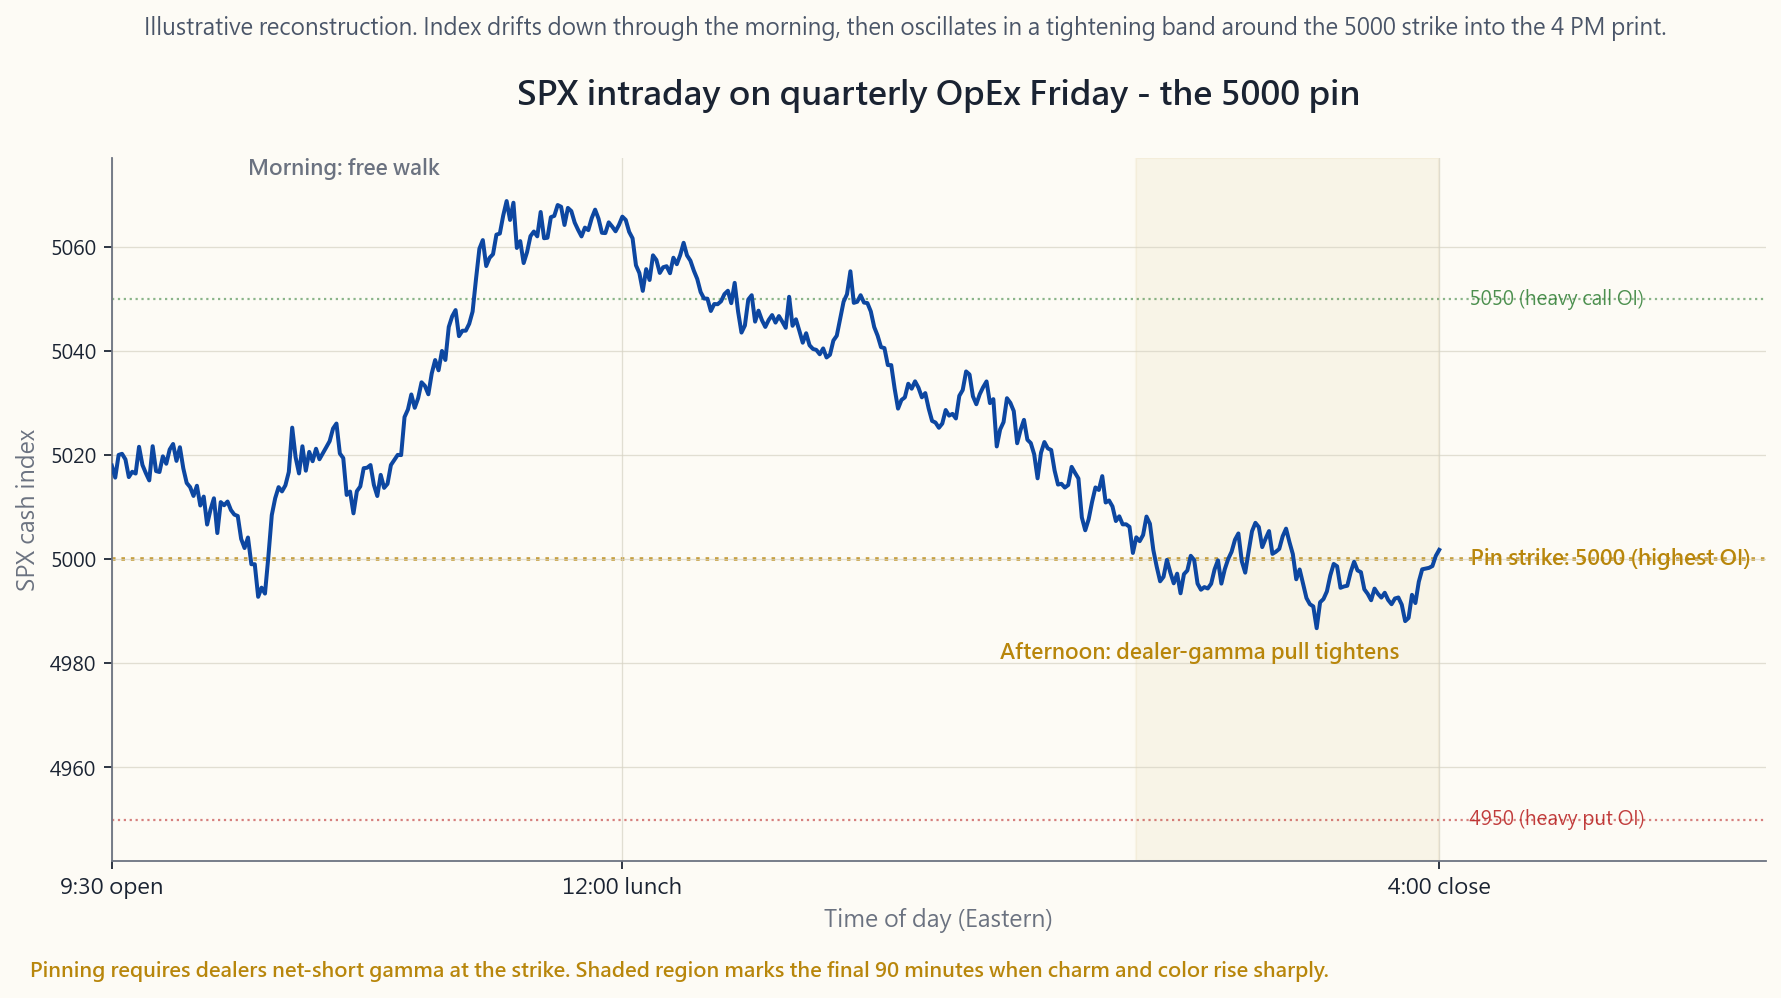

Write Python code to recreate this figure.
"""Side 20, §2.6 - Illustrative SPX intraday during quarterly OpEx pinning.

Illustrative reconstruction of an SPX cash session on a quarterly OpEx
Friday, with the index drifting in the morning and then mean-reverting
toward the 5000 strike (highest open interest) into the close. Synthetic
random-walk + Ornstein-Uhlenbeck pull toward 5000 that strengthens in
the afternoon. Three highest-OI strikes (4950 / 5000 / 5050) shown as
dotted horizontal lines.

Run:
    uv run python course/image/side20_dealer_pinning.py
"""

from __future__ import annotations

import math
import sys
from pathlib import Path

import matplotlib.pyplot as plt
import numpy as np

sys.path.insert(0, str(Path(__file__).resolve().parents[1]))

from scripts.chart_helpers import (  # noqa: E402
    PALETTE_LIGHT,
    apply_cjk_font,
    render_for_all_locales,
    style_axes,
)

apply_cjk_font()
OUT_DIR = Path(__file__).parent
BASE = "side20_dealer_pinning"


# ---- Synthetic intraday path ----------------------------------------
def _gen_path():
    """Deterministic OU process pulled toward 5000 with rising strength.

    Time is in 1-minute bars from 9:30 AM (0) to 4:00 PM (390 minutes).
    """
    n = 391  # inclusive of close
    rng_seed = 20260619  # June 2026 quarterly OpEx fixed seed
    # LCG.
    state = rng_seed
    def lcg():
        nonlocal state
        state = (state * 1103515245 + 12345) & 0x7fffffff
        return state / 0x7fffffff
    # Box-Muller.
    def randn():
        u1 = max(lcg(), 1e-12)
        u2 = lcg()
        return math.sqrt(-2.0 * math.log(u1)) * math.cos(2 * math.pi * u2)

    pin = 5000.0
    # Start above the pin to give a clear "drift to pin" arc.
    s = 5018.0
    path = np.zeros(n)
    path[0] = s
    sigma_per_min = 0.0008  # ~ 1.6% daily vol annualised reasonable for SPX
    for i in range(1, n):
        # Pull strength rises from 0 in the morning to 0.04 in the last hour.
        frac = i / (n - 1)
        if frac < 0.4:
            kappa = 0.001  # essentially free-walk before lunch
        elif frac < 0.7:
            kappa = 0.010  # afternoon: moderate pull
        else:
            kappa = 0.040  # last 90 min: strong pin
        # Vol also tightens into close.
        local_sigma = sigma_per_min * (1.0 - 0.55 * frac)
        drift = -kappa * (s - pin) / s  # log-space pull
        ret = drift + local_sigma * randn()
        s = s * (1.0 + ret)
        path[i] = s
    return path


LANG_STRINGS = {
    "en": {
        "title":    "SPX intraday on quarterly OpEx Friday - the 5000 pin",
        "subtitle": "Illustrative reconstruction. Index drifts down through the morning, then oscillates in a tightening band around the 5000 strike into the 4 PM print.",
        "ylabel":   "SPX cash index",
        "xlabel":   "Time of day (Eastern)",
        "open_t":   "9:30 open",
        "lunch_t":  "12:00 lunch",
        "close_t":  "4:00 close",
        "pin":      "Pin strike: 5000 (highest OI)",
        "k_lo":     "4950 (heavy put OI)",
        "k_hi":     "5050 (heavy call OI)",
        "morning":  "Morning: free walk",
        "afternoon":"Afternoon: dealer-gamma pull tightens",
        "footer":   "Pinning requires dealers net-short gamma at the strike. Shaded region marks the final 90 minutes when charm and color rise sharply.",
    },
    "hk": {
        "title":    "季度 OpEx 周五 SPX 日內 - 5000 釘住",
        "subtitle": "示意重構。指數早盤下行,午後在 5000 執行價附近逐步收窄,直至 4 點收盤。",
        "ylabel":   "SPX 現貨指數",
        "xlabel":   "時間(東岸)",
        "open_t":   "9:30 開盤",
        "lunch_t":  "12:00 午盤",
        "close_t":  "4:00 收盤",
        "pin":      "釘住執行價:5000(OI 最大)",
        "k_lo":     "4950(認沽 OI 重)",
        "k_hi":     "5050(認購 OI 重)",
        "morning":  "上午:自由游走",
        "afternoon":"下午:做市商 Gamma 拉力增強",
        "footer":   "釘住需要做市商在該執行價淨空 Gamma。陰影區為收盤前 90 分鐘,Charm 與 Color 急升。",
    },
    "tw": {
        "title":    "季度 OpEx 週五 SPX 日內 - 5000 釘樁",
        "subtitle": "示意重構。指數早盤下行,午後在 5000 履約價附近逐步收窄,直至 4 點收盤。",
        "ylabel":   "SPX 現貨指數",
        "xlabel":   "時間(東岸)",
        "open_t":   "9:30 開盤",
        "lunch_t":  "12:00 午盤",
        "close_t":  "4:00 收盤",
        "pin":      "釘樁履約價:5000(OI 最大)",
        "k_lo":     "4950(賣權 OI 重)",
        "k_hi":     "5050(買權 OI 重)",
        "morning":  "上午:自由游走",
        "afternoon":"下午:做市商 Gamma 拉力增強",
        "footer":   "釘樁需做市商於該履約價淨空 Gamma。陰影區為收盤前 90 分鐘,Charm 與 Color 急升。",
    },
    "cn": {
        "title":    "季度 OpEx 周五 SPX 日内 - 5000 钉桩",
        "subtitle": "示意重构。指数早盘下行,午后在 5000 行权价附近逐步收窄,直至 4 点收盘。",
        "ylabel":   "SPX 现货指数",
        "xlabel":   "时间(东岸)",
        "open_t":   "9:30 开盘",
        "lunch_t":  "12:00 午盘",
        "close_t":  "4:00 收盘",
        "pin":      "钉桩行权价:5000(OI 最大)",
        "k_lo":     "4950(看跌 OI 重)",
        "k_hi":     "5050(看涨 OI 重)",
        "morning":  "上午:自由游走",
        "afternoon":"下午:做市商 Gamma 拉力增强",
        "footer":   "钉桩需要做市商在该行权价净空 Gamma。阴影区为收盘前 90 分钟,Charm 与 Color 急升。",
    },
}


def build_fig(s):
    p = PALETTE_LIGHT
    path = _gen_path()
    n = len(path)
    x = np.arange(n)

    fig, ax = plt.subplots(figsize=(11.4, 6.4), dpi=150)
    style_axes(ax, p)

    # Final-90-min shaded region.
    ax.axvspan(n - 90, n - 1, color=p["accent"], alpha=0.06, zorder=0)

    # Strike lines.
    ax.axhline(5000.0, color=p["accent"], linewidth=1.6, linestyle=":",
               alpha=0.85, zorder=1)
    ax.axhline(4950.0, color=p["red"],    linewidth=1.0, linestyle=":",
               alpha=0.55, zorder=1)
    ax.axhline(5050.0, color=p["green"],  linewidth=1.0, linestyle=":",
               alpha=0.55, zorder=1)

    ax.text(n + 5, 5000.0, "  " + s["pin"],
            color=p["accent"], fontsize=9.5, fontweight="bold",
            va="center", ha="left")
    ax.text(n + 5, 4950.0, "  " + s["k_lo"],
            color=p["red"], fontsize=8.6, va="center", ha="left", alpha=0.85)
    ax.text(n + 5, 5050.0, "  " + s["k_hi"],
            color=p["green"], fontsize=8.6, va="center", ha="left", alpha=0.85)

    # Path itself.
    ax.plot(x, path, color=p["blue"], linewidth=1.8, zorder=3)

    # Period labels.
    ax.text(40, path.max() + 5, s["morning"],
            fontsize=9.5, color=p["muted"], fontweight="bold")
    ax.text(n - 130, path.min() - 6, s["afternoon"],
            fontsize=9.5, color=p["accent"], fontweight="bold")

    # X-axis ticks at 9:30 / 12:00 / 4:00.
    ax.set_xticks([0, 150, 390])
    ax.set_xticklabels([s["open_t"], s["lunch_t"], s["close_t"]],
                       fontsize=10)
    ax.set_xlim(0, n + 95)

    # Y-axis: ensure all three strikes (4950, 5000, 5050) are inside view.
    pad = max(8.0, (path.max() - path.min()) * 0.10)
    y_lo = min(path.min() - pad, 4942.0)
    y_hi = max(path.max() + pad, 5058.0)
    ax.set_ylim(y_lo, y_hi)

    ax.set_ylabel(s["ylabel"], fontsize=10.5, color=p["muted"])
    ax.set_xlabel(s["xlabel"], fontsize=10.5, color=p["muted"])
    ax.set_title(s["title"], pad=24, fontsize=15, fontweight="bold")
    fig.text(0.5, 0.93, s["subtitle"], ha="center",
             fontsize=10.2, color="#4a5568", style="italic")
    fig.text(0.02, 0.01, s["footer"], fontsize=9.2,
             color=p["accent"], fontweight="bold")

    fig.tight_layout(rect=[0, 0.03, 1, 0.91])
    return fig


if __name__ == "__main__":
    paths = render_for_all_locales(BASE, OUT_DIR, build_fig, LANG_STRINGS)
    for pth in paths:
        print(f"wrote {pth}")
